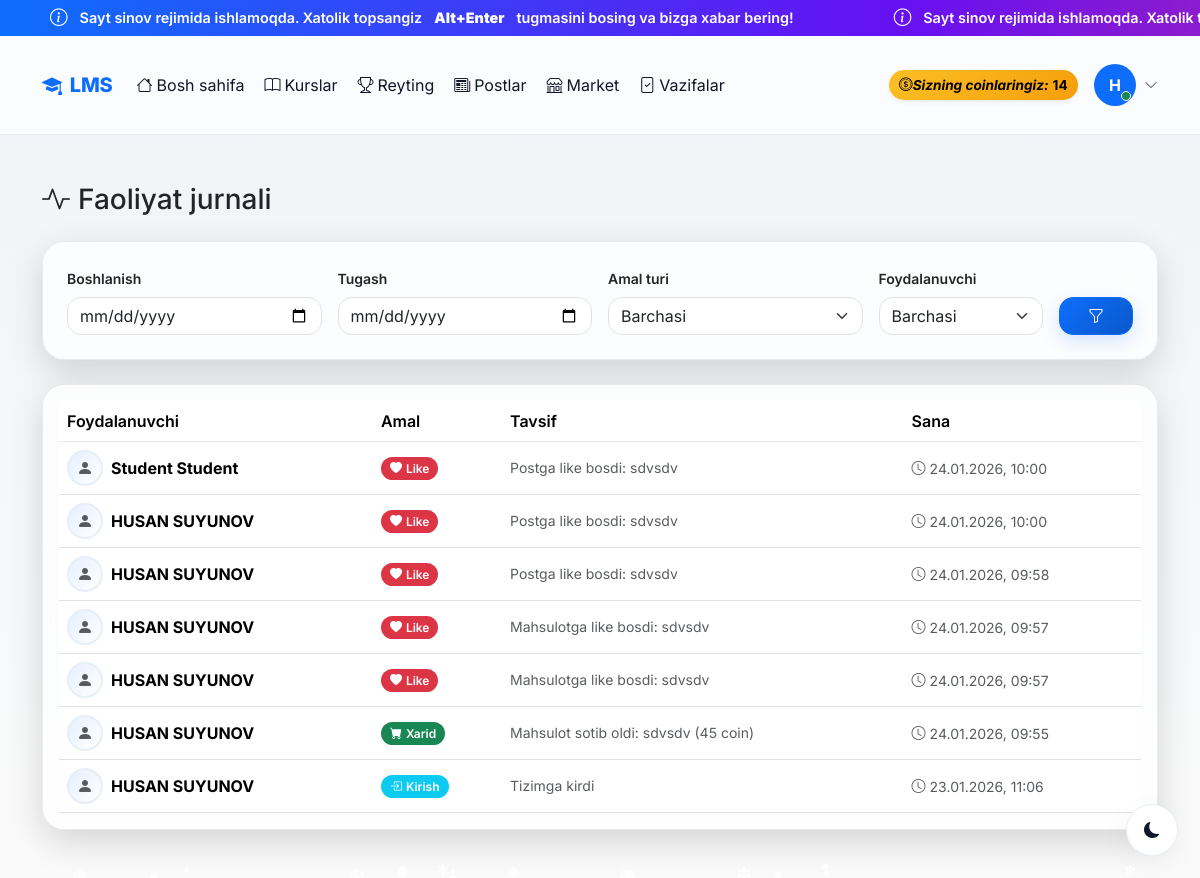
Page /dashboard/activities/ (signed in) on the committed database.
### accounts/models.py (models this page shows, shortened)
class CustomUser(AbstractUser):
    ROLE_CHOICES = (
        ('admin', 'Admin'),
        ('teacher', "O'qituvchi"),
        ('student', "O'quvchi"),
    )
    first_name = models.CharField(max_length=100, verbose_name="Ism")
    last_name = models.CharField(max_length=100, verbose_name="Familiya")
    phone = models.CharField(max_length=20, unique=True, verbose_name="Telefon raqam")
    role = models.CharField(
        max_length=20,
        choices=ROLE_CHOICES,
        default='student',
        verbose_name="Rol"
    )
    photo = models.ImageField(
        upload_to='profiles/',
        blank=True,
        null=True,
        verbose_name="Profil rasmi"
    )
    profession = models.ForeignKey(
        'Profession',
        on_delete=models.SET_NULL,
        null=True,
        blank=True,
        related_name='students',
        verbose_name="Yo'nalish"
    )
    is_blocked = models.BooleanField(default=False, verbose_name="Bloklangan")
    last_activity = models.DateTimeField(null=True, blank=True, verbose_name="Oxirgi faollik")
    bio = models.TextField(blank=True, null=True, verbose_name="O'zi haqida")
    coins = models.IntegerField(default=0, verbose_name="Coinlar")
    total_online_time = models.IntegerField(default=0, verbose_name="Jami online vaqt (daqiqa)")
    address = models.CharField(max_length=300, blank=True, null=True, verbose_name="Yashash manzili")
    birth_date = models.DateField(null=True, blank=True, verbose_name="Tug'ilgan kuni")
    id_card = models.FileField(
        upload_to='documents/id_cards/',
        blank=True,
        null=True,
        verbose_name="ID karta / Pasport"
    )
    birth_certificate = models.FileField(
        upload_to='documents/birth_certificates/',
        blank=True,
        null=True,
        verbose_name="Tug'ilganlik haqida guvohnoma"
    )
    @property
    def is_admin(self):
        return self.role == 'admin'
    @property
    def is_teacher(self):
        return self.role == 'teacher'
    @property
    def full_name(self):
        return f"{self.first_name} {self.last_name}".strip()
    class Meta:
        verbose_name = "Foydalanuvchi"
        verbose_name_plural = "Foydalanuvchilar"

### coin/models.py (models this page shows, shortened)
class ActivityLog(models.Model):
    ACTION_TYPES = (
        ('login', 'Tizimga kirdi'),
        ('logout', 'Tizimdan chiqdi'),
        ('like_post', 'Postga like bosdi'),
        ('comment_post', 'Postga izoh qoldirdi'),
        ('like_product', 'Mahsulotga like bosdi'),
        ('comment_product', 'Mahsulotga izoh qoldirdi'),
        ('submit_homework', 'Vazifa topshirdi'),
        ('homework_graded', 'Vazifasi baholandi'),
        ('submit_test', 'Test topshirdi'),
        ('watch_video', 'Video ko‘rdi'),
        ('enroll_course', 'Kursga yozildi'),
        ('purchase_product', 'Mahsulot sotib oldi'),
        ('earn_coins', 'Coin oldi'),
    )
    user = models.ForeignKey(
        settings.AUTH_USER_MODEL,
        on_delete=models.CASCADE,
        related_name='activities'
    )
    action_type = models.CharField(max_length=30, choices=ACTION_TYPES)
    description = models.TextField(verbose_name="Tavsif")
    ip_address = models.GenericIPAddressField(null=True, blank=True)
    created_at = models.DateTimeField(auto_now_add=True)
    class Meta:
        ordering = ['-created_at']
        verbose_name = "Faollik"
        verbose_name_plural = "Faolliklar"

### coin/views.py (the view)
# urls.py: path('dashboard/activities/', views.admin_activities, name='admin_activities'),
@login_required
def admin_activities(request):
    if not request.user.is_admin:
        return redirect('home')
    activities = ActivityLog.objects.all().select_related('user')
    date_from = request.GET.get('date_from')
    date_to = request.GET.get('date_to')
    action_type = request.GET.get('action_type')
    user_id = request.GET.get('user')
    if date_from:
        from datetime import datetime
        date_from = datetime.strptime(date_from, '%Y-%m-%d')
        activities = activities.filter(created_at__date__gte=date_from)
    if date_to:
        from datetime import datetime
        date_to = datetime.strptime(date_to, '%Y-%m-%d')
        activities = activities.filter(created_at__date__lte=date_to)
    if action_type:
        activities = activities.filter(action_type=action_type)
    if user_id:
        activities = activities.filter(user_id=user_id)
    users = CustomUser.objects.all()
    action_types = ActivityLog.ACTION_TYPES
    return render(request, 'coin/admin/activities.html', {
        'activities': activities[:500],
        'users': users,
        'action_types': action_types,
    })

### coin/templates/coin/admin/activities.html (shortened to what this page needs)
{% extends 'accounts/base.html' %}
{% block content %}
<div class="container my-4 my-md-5">
<div class="d-flex justify-content-between align-items-center mb-4 flex-wrap gap-2">
    <h3 class="m-0">
        <i class="bi bi-activity me-2"></i>Faoliyat jurnali
    </h3>
</div>
<div class="ios-card mb-4">
<div class="p-4">
<form method="get" class="row g-3 align-items-end">
    <div class="col-md-3">
        <label class="form-label small fw-semibold">Boshlanish</label>
        <input type="date" name="date_from"
               class="form-control ios-input"
               value="{{ request.GET.date_from }}">
    </div>
    <div class="col-md-3">
        <label class="form-label small fw-semibold">Tugash</label>
        <input type="date" name="date_to"
               class="form-control ios-input"
               value="{{ request.GET.date_to }}">
    </div>
    <div class="col-md-3">
        <label class="form-label small fw-semibold">Amal turi</label>
        <select name="action_type" class="form-select ios-select">
            <option value="">Barchasi</option>
        </select>
    </div>
    <div class="col-md-2">
        <label class="form-label small fw-semibold">Foydalanuvchi</label>
        <select name="user" class="form-select ios-select">
            <option value="">Barchasi</option>
        </select>
    </div>
    <div class="col-md-1 d-grid">
        <button class="btn btn-primary filter-btn">
            <i class="bi bi-funnel"></i>
        </button>
    </div>
</form>
</div>
</div>
<div class="ios-card">
<div class="p-3">
<div class="table-responsive">
<table class="table align-middle mb-0">
<thead>
<tr>
    <th>Foydalanuvchi</th>
    <th>Amal</th>
    <th>Tavsif</th>
    <th>Sana</th>
</tr>
</thead>
<tbody>
{% for activity in activities %}
<tr>
<td data-label="Foydalanuvchi">
    <div class="d-flex align-items-center gap-2">
        {% if activity.user.photo %}
        <img src="{{ activity.user.photo.url }}" class="avatar">
        {% else %}
        <div class="avatar bg-secondary bg-opacity-25 d-flex align-items-center justify-content-center">
            <i class="bi bi-person-fill text-muted"></i>
        </div>
        {% endif %}
        <strong>{{ activity.user.full_name }}</strong>
    </div>
</td>
<td data-label="Amal">
{% if activity.action_type == 'login' %}
<span class="badge bg-info"><i class="bi bi-box-arrow-in-right me-1"></i>Kirish</span>
{% elif activity.action_type == 'logout' %}
<span class="badge bg-secondary"><i class="bi bi-box-arrow-right me-1"></i>Chiqish</span>
{% elif activity.action_type == 'like_product' or activity.action_type == 'like_post' %}
<span class="badge bg-danger"><i class="bi bi-heart-fill me-1"></i>Like</span>
{% elif activity.action_type == 'comment_product' or activity.action_type == 'comment_post' %}
<span class="badge bg-primary"><i class="bi bi-chat-fill me-1"></i>Izoh</span>
{% elif activity.action_type == 'purchase_product' %}
<span class="badge bg-success"><i class="bi bi-cart-fill me-1"></i>Xarid</span>
{% elif activity.action_type == 'earn_coins' %}
<span class="badge bg-warning text-dark"><i class="bi bi-coin me-1"></i>Coin</span>
{% elif activity.action_type == 'watch_video' %}
<span class="badge bg-success"><i class="bi bi-check-circle me-1"></i>Dars</span>
{% elif activity.action_type == 'submit_homework' %}
<span class="badge bg-primary"><i class="bi bi-file-earmark-check me-1"></i>Vazifa</span>
{% else %}
<span class="badge bg-light text-dark">{{ activity.action_type }}</span>
{% endif %}
</td>
<td data-label="Tavsif" class="text-muted small">
    {{ activity.description }}
</td>
<td data-label="Sana">
    <small class="text-muted">
        <i class="bi bi-clock me-1"></i>{{ activity.created_at|date:"d.m.Y, H:i" }}
    </small>
</td>
</tr>
{% endfor %}
</tbody>
</table>
</div>
</div>
</div>
</div>
{% endblock %}

### accounts/templates/accounts/base.html (shortened to what this page needs)
<!DOCTYPE html>
<html lang="uz" data-bs-theme="light">
<head>
    {% load static %}
    <link rel="stylesheet" href="{% static 'effects/weather_effect.css' %}">
    <link rel="stylesheet" href="{% static 'css/base.css' %}">
    <link href="https://cdn.jsdelivr.net/npm/bootstrap@5.3.2/dist/css/bootstrap.min.css" rel="stylesheet">
    <link href="https://cdn.jsdelivr.net/npm/bootstrap-icons@1.11.1/font/bootstrap-icons.css" rel="stylesheet">
</head>
<body>
<div class="announcement-bar" id="announcementBar">
    <div class="announcement-content">
        <span class="announcement-text" id="announcementText"></span>
        <span class="announcement-text" id="announcementText2"></span>
    </div>
</div>
<div id="weather_effect"></div>
    <div class="theme-toggle">
        <button class="btn shadow-soft" id="themeToggle" aria-label="Toggle theme">
            <i class="bi bi-moon-fill" id="themeIcon" aria-hidden="true"></i>
        </button>
    </div>
    {% if user.is_authenticated %}
    <nav class="navbar navbar-expand-lg sticky-top">
        <div class="container main-container">
            <a class="navbar-brand d-flex align-items-center gap-2" href="{% url 'home' %}">
                <i class="bi bi-mortarboard-fill"></i>
                <span>LMS</span>
            </a>
            <div class="collapse navbar-collapse" id="navbarNav">
                <ul class="navbar-nav me-auto mb-2 mb-lg-0 align-items-lg-center gap-lg-1">
                    <li class="nav-item">
                        <a class="nav-link {% if request.resolver_match.url_name == 'home' %}active{% endif %}"
                            href="{% url 'home' %}">
                            <i class="bi bi-house me-1"></i>Bosh sahifa
                        </a>
                    </li>
                    <li class="nav-item">
                        <a class="nav-link {% if request.resolver_match.url_name and 'profession' in request.resolver_match.url_name %}active{% endif %}"
                            href="{% url 'professions' %}">
                            <i class="bi bi-book me-1"></i>Kurslar
                        </a>
                    </li>
                    <li class="nav-item">
                        <a class="nav-link {% if request.resolver_match.url_name == 'leaderboard' %}active{% endif %}"
                            href="{% url 'leaderboard' %}">
                            <i class="bi bi-trophy me-1"></i>Reyting
                        </a>
                    </li>
                    <li class="nav-item">
                        <a class="nav-link {% if request.resolver_match.app_names and 'blog' in request.resolver_match.app_names %}active{% endif %}"
                            href="{% url 'blog:post_list' %}">
                            <i class="bi bi-newspaper me-1"></i>Postlar
                        </a>
                    </li>
                    <li class="nav-item">
                        <a class="nav-link {% if 'market' in request.resolver_match.url_name %}active{% endif %}"
                            href="{% url 'coin:market_list' %}">
                            <i class="bi bi-shop me-1"></i>Market
                        </a>
                    </li>
                    {% if user.is_teacher or user.is_admin %}
                    <li class="nav-item">
                        <a class="nav-link {% if request.resolver_match.url_name == 'homework_submissions' %}active{% endif %}"
                            href="{% url 'homework_submissions' %}">
                            <i class="bi bi-file-check me-1"></i>Vazifalar
                        </a>
                    </li>
                    {% endif %}
                </ul>
                <div class="d-flex align-items-center gap-3">
                    <div class="coin-badge d-flex align-items-center gap-1 shadow-sm" title="Sizning coinlaringiz">
                        <i class="bi bi-coin">Sizning coinlaringiz: </i>
                        {{ user.coins|default:0 }}
                    </div>
                    <div class="dropdown">
                        <a class="d-flex align-items-center gap-2 text-decoration-none" data-bs-toggle="dropdown"
                            aria-expanded="false" role="button">
                            <div class="position-relative">
                                {% if user.profile.image and user.profile.image.url %}
                                <img src="{{ user.profile.image.url }}" class="rounded-circle shadow-sm"
                                    style="width:42px;height:42px;object-fit:cover"
                                    alt="{{ user.get_full_name|default:user.username }}">
                                {% elif user.avatar_url %}
                                <img src="{{ user.avatar_url }}" class="rounded-circle shadow-sm"
                                    style="width:42px;height:42px;object-fit:cover"
                                    alt="{{ user.get_full_name|default:user.username }}">
                                {% else %}
                                <div class="rounded-circle bg-primary text-white d-flex align-items-center justify-content-center fw-bold"
                                    style="width:42px;height:42px;">
                                    {{ user.get_full_name|default:user.username|slice:":1"|upper }}
                                </div>
                                {% endif %}
                                <span
                                    class="position-absolute bottom-0 end-0 translate-middle p-1 bg-success border border-white rounded-circle"></span>
                            </div>
                            <i class="bi bi-chevron-down small text-muted"></i>
                        </a>
                    </div>
                </div>
            </div>
        </div>
    </nav>
    {% endif %}
    <main class="main-container">
        {% block content %}{% endblock %}
    </main>
</body>
</html>

### rows in the picture
CustomUser: coins "14", get_full_name "H"
ActivityLog: user.full_name "Student Student", action_type "Like", description "Postga like bosdi: sdvsdv", created_at "24.01.2026, 10:00"
ActivityLog: user.full_name "HUSAN SUYUNOV", action_type "Like", description "Postga like bosdi: sdvsdv", created_at "24.01.2026, 10:00"
ActivityLog: user.full_name "HUSAN SUYUNOV", action_type "Like", description "Postga like bosdi: sdvsdv", created_at "24.01.2026, 09:58"
ActivityLog: user.full_name "HUSAN SUYUNOV", action_type "Like", description "Mahsulotga like bosdi: sdvsdv", created_at "24.01.2026, 09:57"
ActivityLog: user.full_name "HUSAN SUYUNOV", action_type "Like", description "Mahsulotga like bosdi: sdvsdv", created_at "24.01.2026, 09:57"
ActivityLog: user.full_name "HUSAN SUYUNOV", action_type "purchase_product" (drawn), description "Mahsulot sotib oldi: sdvsdv (45 coin)", created_at "24.01.2026, 09:55"
ActivityLog: user.full_name "HUSAN SUYUNOV", action_type "login" (drawn), description "Tizimga kirdi", created_at "23.01.2026, 11:06"
